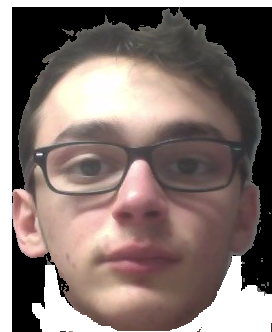
#> input picture very_old/Programmation Drone/Face Tracking/small.png, 272 x 332 px
$ python webcam_cv3.py
#> lines starting #> are read from the running program, lines starting #| are printed output that depends on the picture; after the words box and inside, x2 and y2 are one past the last pixel; in counts of white or black regions, pixels touching at a corner belong together
import cv2
import sys
import datetime as dt
from time import sleep

from imutils import paths
import numpy as np

tolerance = 20
set_point = False

cascPath = "haarcascade_frontalface_default.xml"
faceCascade = cv2.CascadeClassifier(cascPath)

video_capture = cv2.VideoCapture(0)
anterior = 0

watermark = cv2.imread('small.png', cv2.IMREAD_UNCHANGED)
#> watermark is the input picture: shape (332, 272, 4); mean B, G, R, A 110.2, 114.8, 129.9, 171.8
(wH, wW) = watermark.shape[:2]
#> wH = 332; wW = 272

(B, G, R, A) = cv2.split(watermark)
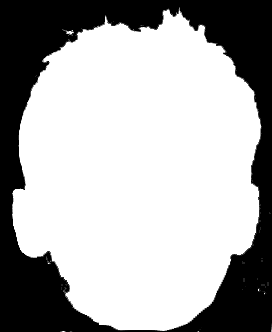
#> A: shape (332, 272); min 0, max 255, mean 171.8
B = cv2.bitwise_and(B, B, mask=A)
G = cv2.bitwise_and(G, G, mask=A)
R = cv2.bitwise_and(R, R, mask=A)
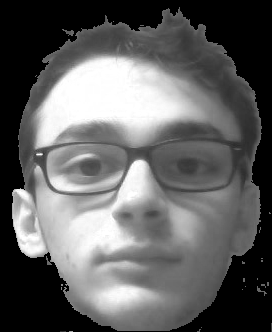
#> R: shape (332, 272); min 0, max 255, mean 97.7
watermark = cv2.merge([B, G, R, A])

while True:
    if not video_capture.isOpened():
        print('Unable to load camera.')
        sleep(5)
        pass

    # Capture frame-by-frame
    ret, frame = video_capture.read()
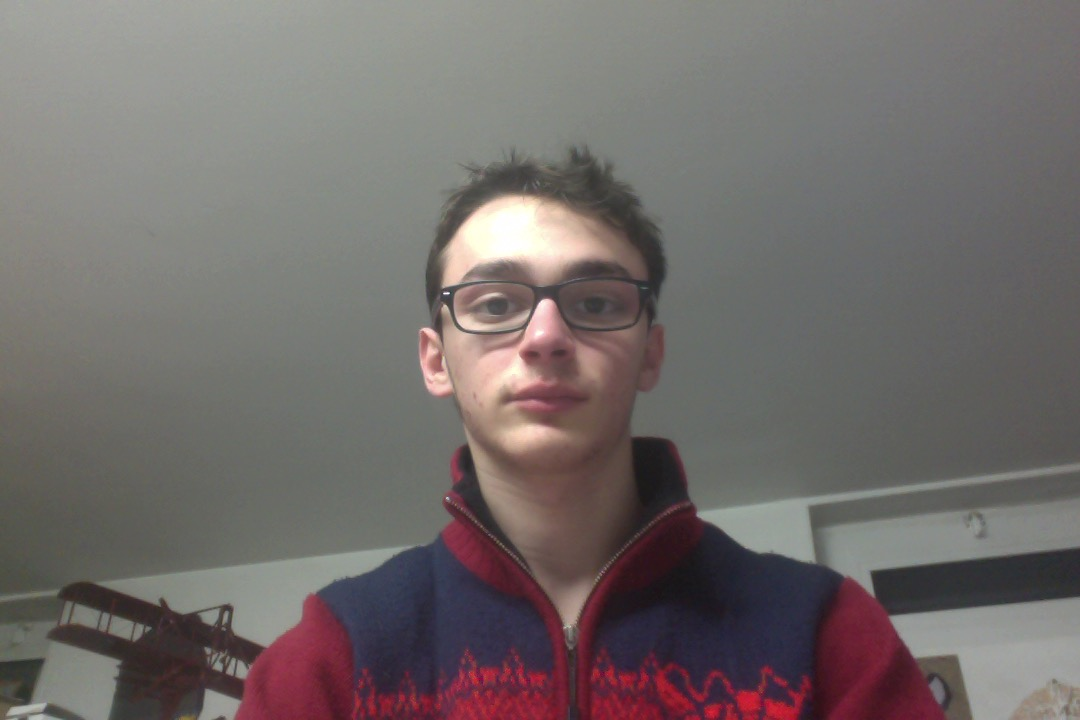
#> input picture very_old/Programmation Drone/Face Tracking/sachin.jpg, 1080 x 720 px, given in place of the camera
#> frame is the input picture: shape (720, 1080, 3); mean B, G, R 106, 107.5, 114.1

    gray = cv2.cvtColor(frame, cv2.COLOR_BGR2GRAY)
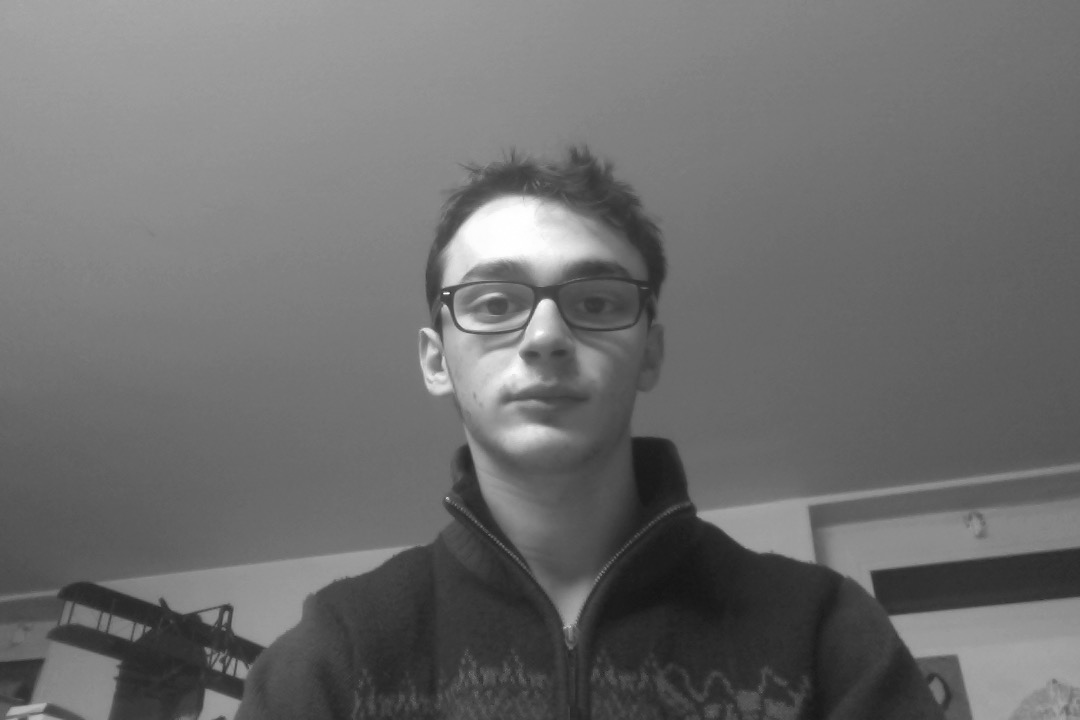
#> gray: shape (720, 1080); min 20, max 255, mean 109.3

    faces = faceCascade.detectMultiScale(
        gray,
        scaleFactor=1.1,
        minNeighbors=5,
        minSize=(30, 30)
    )
#> faces = [[407, 191, 281, 281]]

    # Draw a rectangle around the faces
    for (x, y, w, h) in faces:
        cv2.rectangle(frame, (x, y), (x+w, y+h), (0, 255, 0), 2)
#> this loop made 1 pass
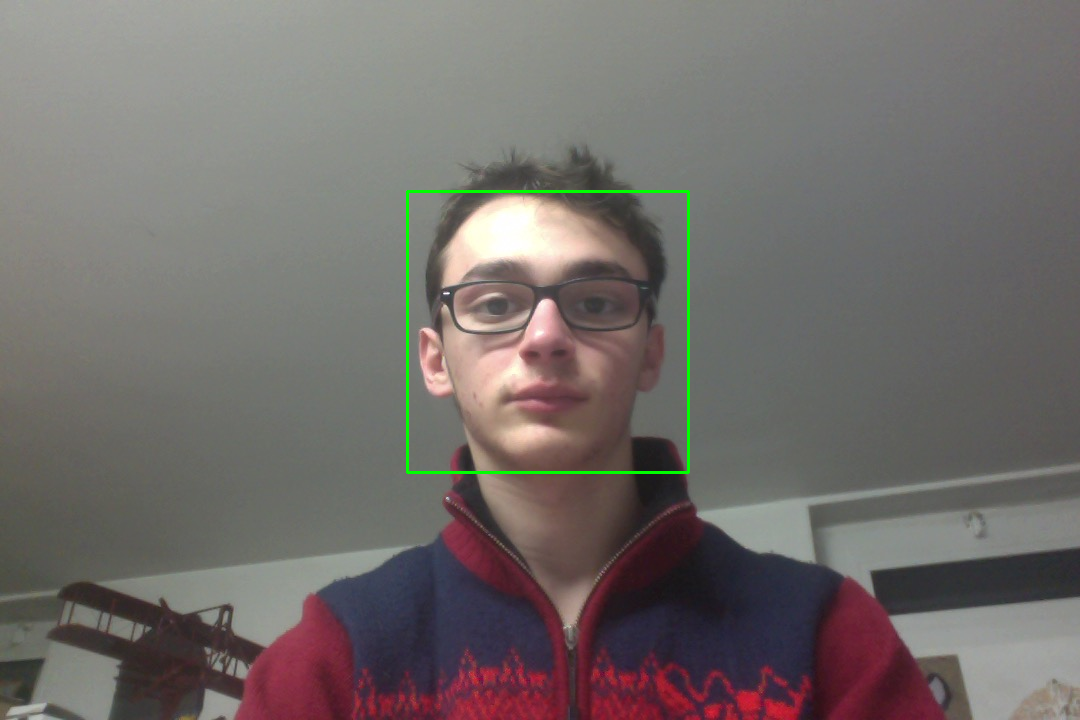
#> frame: shape (720, 1080, 3); 0.43% of pixels changed, all inside (x1, y1, x2, y2) = (406, 190, 690, 474)

    # Display the resulting frame
    cv2.imshow('Video', frame)


    """if cv2.waitKey(113) & 0xFF == ord('q'):
        break"""

    if cv2.waitKey(115) & 0xFF == ord('s'):
#> (key q is pressed here)
        save_x = x
        save_y = y
        save_x2 = x+w
        save_y2 = y+h
        save_w = w
        save_h = h
        set_point = True
        print('Points saved')

    if set_point:
        x2 = x + w
        y2 = y + h

        if w > save_w + tolerance:
            print('Back', w - save_w)
        elif w < save_w - tolerance:
            print('Front', save_w - w)
        else:
            print('Distance OK')

        if x < save_x - tolerance:
            print('Left', save_x - x)
        elif y < save_y - tolerance:
            print('Up', save_y - y)
        elif x2 > save_x2 + tolerance:
            print('Right', x2 - save_x2)
        elif y2 > save_y2 + tolerance:
            print('Down', y2 - save_y2)
        else:
            print('Position OK')

    # load the input image, then add an extra dimension to the
    # image (i.e., the alpha transparency)
    #image = cv2.imread(imagePath)
    (h, w) = frame.shape[:2]
#> h = 720; w = 1080
    frame = np.dstack([frame, np.ones((h, w), dtype="uint8") * 255])
#> frame: shape (720, 1080, 4)

    # construct an overlay that is the same size as the input
    # image, (using an extra dimension for the alpha transparency),
    # then add the watermark to the overlay in the bottom-right
    # corner
    overlay = np.zeros((h, w, 4), dtype="uint8")
    overlay[h - wH - 10:h - 10, w - wW - 10:w - 10] = watermark
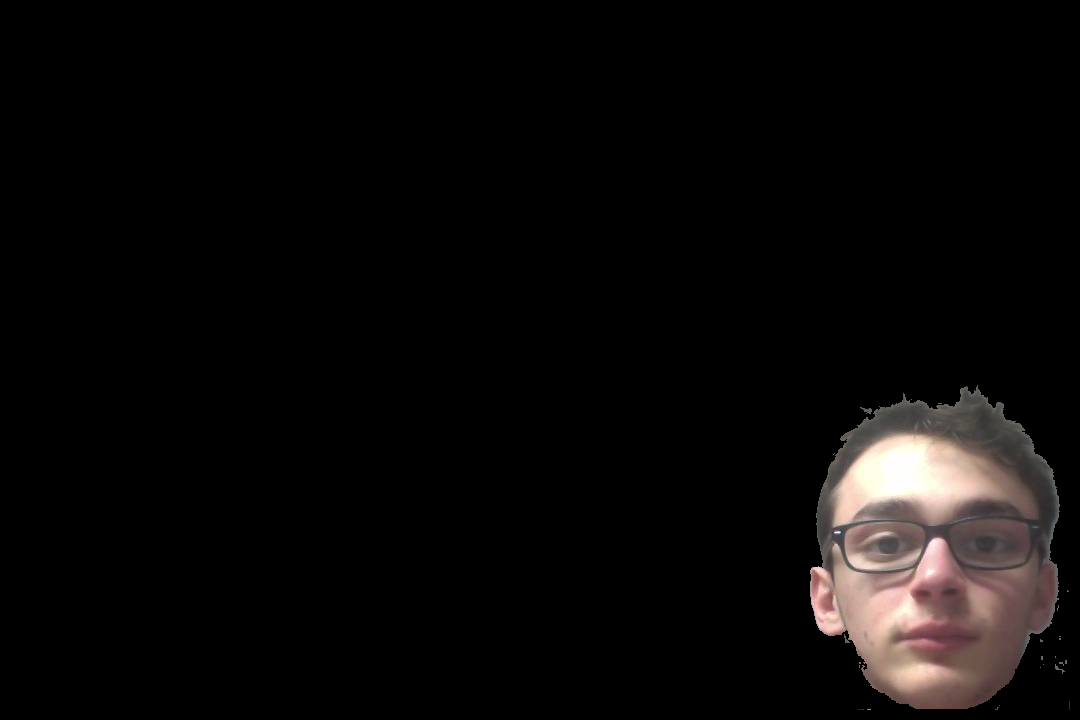
#> overlay: shape (720, 1080, 4); mean B, G, R, A 9.1, 9.6, 11.3, 20

    # blend the two images together using transparent overlays
    output = frame.copy()
    cv2.addWeighted(overlay, 0.25, output, 1.0, 0, output)
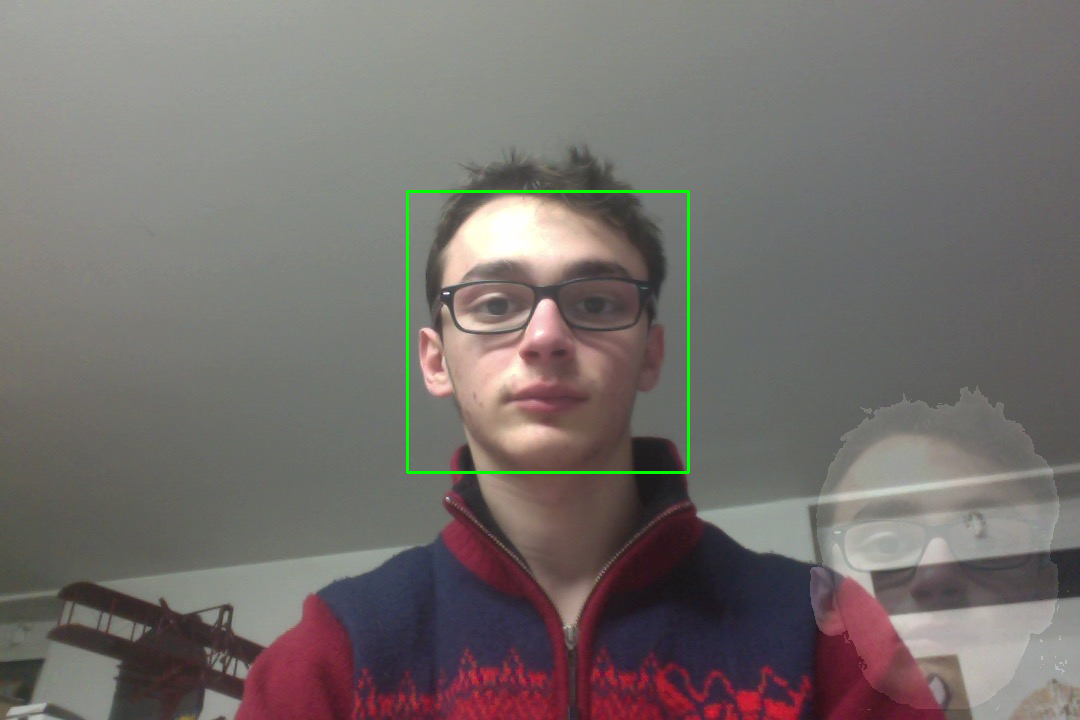
#> output: shape (720, 1080, 4); mean B, G, R, A 107.9, 110.5, 116.5, 255

    # write the output image to disk
    #filename = imagePath[imagePath.rfind(os.path.sep) + 1:]
    #p = os.path.sep.join((args["output"], filename))
    #cv2.imwrite(p, output)

    cv2.imwrite('output.jpg', output)

    # Display the resulting frame
    cv2.imshow('Video', output)

# When everything is done, release the capture
video_capture.release()
cv2.destroyAllWindows()
